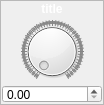
<?xml version="1.0" encoding="UTF-8"?>
<ui version="4.0">
 <class>Form</class>
 <widget class="QWidget" name="Form">
  <property name="geometry">
   <rect>
    <x>0</x>
    <y>0</y>
    <width>104</width>
    <height>105</height>
   </rect>
  </property>
  <property name="sizePolicy">
   <sizepolicy hsizetype="Maximum" vsizetype="Maximum">
    <horstretch>0</horstretch>
    <verstretch>0</verstretch>
   </sizepolicy>
  </property>
  <property name="minimumSize">
   <size>
    <width>100</width>
    <height>105</height>
   </size>
  </property>
  <property name="maximumSize">
   <size>
    <width>104</width>
    <height>105</height>
   </size>
  </property>
  <property name="font">
   <font>
    <pointsize>10</pointsize>
    <weight>75</weight>
    <bold>true</bold>
   </font>
  </property>
  <property name="windowTitle">
   <string>Form</string>
  </property>
  <property name="styleSheet">
   <string notr="true">QFrame.PeripheralCollection{
border-top-left-radius: 10px;
border-top-right-radius: 10px;
border-bottom-right-radius: 10px;
border-bottom-left-radius: 10px;
border: 1px solid black;
background: qlineargradient(x1: 0, y1: 0, x2: 0, y2: 1,
stop: 0 rgb(97, 146, 121), stop: 0.5 rgb(65, 89, 111));

}
 QLabel {
color: white;
background:transparent;
}

</string>
  </property>
  <layout class="QVBoxLayout" name="verticalLayout">
   <property name="spacing">
    <number>0</number>
   </property>
   <property name="margin">
    <number>0</number>
   </property>
   <item>
    <widget class="QFrame" name="widgetFrameOuter">
     <property name="sizePolicy">
      <sizepolicy hsizetype="Preferred" vsizetype="Preferred">
       <horstretch>0</horstretch>
       <verstretch>0</verstretch>
      </sizepolicy>
     </property>
     <property name="minimumSize">
      <size>
       <width>80</width>
       <height>0</height>
      </size>
     </property>
     <property name="styleSheet">
      <string notr="true"/>
     </property>
     <property name="frameShape">
      <enum>QFrame::StyledPanel</enum>
     </property>
     <property name="frameShadow">
      <enum>QFrame::Raised</enum>
     </property>
     <property name="class" stdset="0">
      <string>ControlWidget</string>
     </property>
     <layout class="QVBoxLayout" name="verticalLayout_3">
      <property name="spacing">
       <number>1</number>
      </property>
      <property name="margin">
       <number>1</number>
      </property>
      <item>
       <widget class="QLabel" name="title">
        <property name="sizePolicy">
         <sizepolicy hsizetype="Preferred" vsizetype="Maximum">
          <horstretch>0</horstretch>
          <verstretch>0</verstretch>
         </sizepolicy>
        </property>
        <property name="font">
         <font>
          <pointsize>9</pointsize>
          <weight>75</weight>
          <bold>true</bold>
         </font>
        </property>
        <property name="text">
         <string>title</string>
        </property>
        <property name="alignment">
         <set>Qt::AlignCenter</set>
        </property>
       </widget>
      </item>
      <item>
       <widget class="QFrame" name="ImageFrame">
        <property name="sizePolicy">
         <sizepolicy hsizetype="Expanding" vsizetype="Expanding">
          <horstretch>0</horstretch>
          <verstretch>0</verstretch>
         </sizepolicy>
        </property>
        <property name="minimumSize">
         <size>
          <width>90</width>
          <height>70</height>
         </size>
        </property>
        <property name="styleSheet">
         <string notr="true"/>
        </property>
        <layout class="QGridLayout" name="gridLayout_3">
         <property name="leftMargin">
          <number>0</number>
         </property>
         <property name="topMargin">
          <number>3</number>
         </property>
         <property name="rightMargin">
          <number>0</number>
         </property>
         <property name="bottomMargin">
          <number>0</number>
         </property>
         <property name="horizontalSpacing">
          <number>0</number>
         </property>
         <property name="verticalSpacing">
          <number>2</number>
         </property>
         <item row="0" column="0">
          <widget class="QDial" name="dial">
           <property name="sizePolicy">
            <sizepolicy hsizetype="Fixed" vsizetype="Fixed">
             <horstretch>0</horstretch>
             <verstretch>0</verstretch>
            </sizepolicy>
           </property>
           <property name="minimum">
            <number>10</number>
           </property>
           <property name="maximum">
            <number>5000</number>
           </property>
           <property name="invertedControls">
            <bool>false</bool>
           </property>
           <property name="wrapping">
            <bool>false</bool>
           </property>
           <property name="notchesVisible">
            <bool>true</bool>
           </property>
          </widget>
         </item>
         <item row="1" column="0">
          <widget class="QDoubleSpinBox" name="value">
           <property name="maximumSize">
            <size>
             <width>16777215</width>
             <height>18</height>
            </size>
           </property>
           <property name="suffix">
            <string> </string>
           </property>
          </widget>
         </item>
        </layout>
       </widget>
      </item>
     </layout>
    </widget>
   </item>
  </layout>
 </widget>
 <resources/>
 <connections>
  <connection>
   <sender>dial</sender>
   <signal>valueChanged(int)</signal>
   <receiver>Form</receiver>
   <slot>setValue(int)</slot>
   <hints>
    <hint type="sourcelabel">
     <x>82</x>
     <y>49</y>
    </hint>
    <hint type="destinationlabel">
     <x>101</x>
     <y>45</y>
    </hint>
   </hints>
  </connection>
  <connection>
   <sender>value</sender>
   <signal>editingFinished()</signal>
   <receiver>Form</receiver>
   <slot>setDoubleValue()</slot>
   <hints>
    <hint type="sourcelabel">
     <x>73</x>
     <y>94</y>
    </hint>
    <hint type="destinationlabel">
     <x>119</x>
     <y>95</y>
    </hint>
   </hints>
  </connection>
 </connections>
 <slots>
  <slot>setValue(int)</slot>
  <slot>setDoubleValue()</slot>
 </slots>
</ui>
